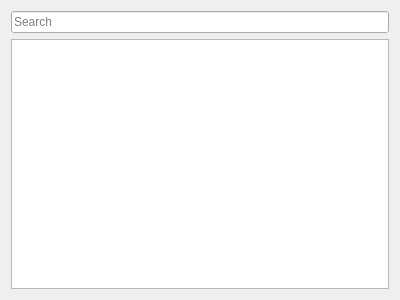
<?xml version="1.0" encoding="UTF-8"?>
<ui version="4.0">
 <class>pqSMTKResourcePanel</class>
 <widget class="QWidget" name="SMTK Resources">
  <property name="geometry">
   <rect>
    <x>0</x>
    <y>0</y>
    <width>400</width>
    <height>300</height>
   </rect>
  </property>
  <property name="windowTitle">
   <string>SMTK Resources</string>
  </property>
  <layout class="QVBoxLayout" name="verticalLayout">
   <item>
    <widget class="QLineEdit" name="m_searchText">
     <property name="placeholderText">
      <string>Search</string>
     </property>
     <property name="clearButtonEnabled">
      <bool>true</bool>
     </property>
    </widget>
   </item>
   <item>
    <widget class="QTreeView" name="m_view">
     <property name="acceptDrops">
      <bool>true</bool>
     </property>
     <property name="dragEnabled">
      <bool>true</bool>
     </property>
     <property name="dragDropMode">
      <enum>QAbstractItemView::DragDrop</enum>
     </property>
     <property name="selectionMode">
      <enum>QAbstractItemView::ExtendedSelection</enum>
     </property>
     <property name="sortingEnabled">
      <bool>true</bool>
     </property>
    </widget>
   </item>
  </layout>
 </widget>
 <tabstops>
  <tabstop>m_searchText</tabstop>
  <tabstop>m_view</tabstop>
 </tabstops>
 <resources/>
 <connections/>
</ui>
